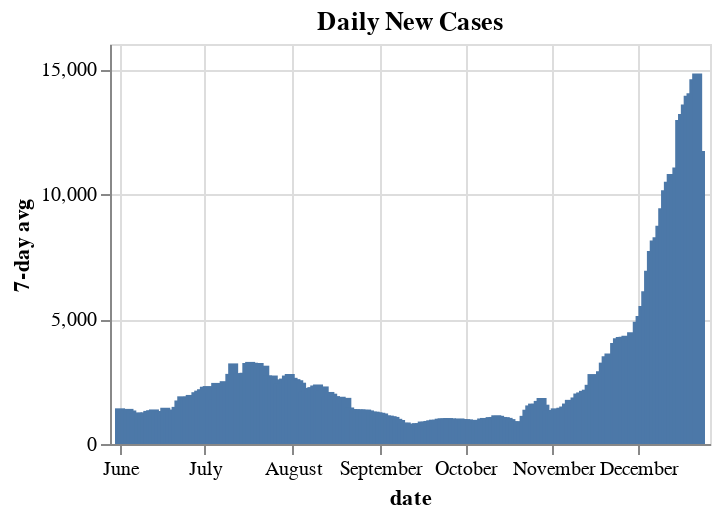

The code cell stored with this chart in its notebook:
### Code cell
make_chart(df, "Los Angeles", "6-1-20")

### Figure 1 — Vega-Lite specification as saved in the notebook (floating-point values rounded to 4 significant figures; data arrays with more than 128 entries replaced by an {"elided": "..."} marker saying what was removed)
{"usermeta": {"embedOptions": {"theme": "vox"}}, "config": {"view": {"continuousWidth": 400, "continuousHeight": 300}}, "data": {"name": "data-5d3116fdf66d198a3509b2e994b77f92"}, "mark": "bar", "encoding": {"x": {"type": "temporal", "field": "date2", "title": "date"}, "y": {"type": "quantitative", "field": "cases_avg7", "title": "7-day avg"}}, "height": 200, "title": "Daily New Cases", "width": 300, "$schema": "https://vega.github.io/schema/vega-lite/v4.8.1.json", "datasets": {"data-5d3116fdf66d198a3509b2e994b77f92": {"elided": "206 records"}}}
